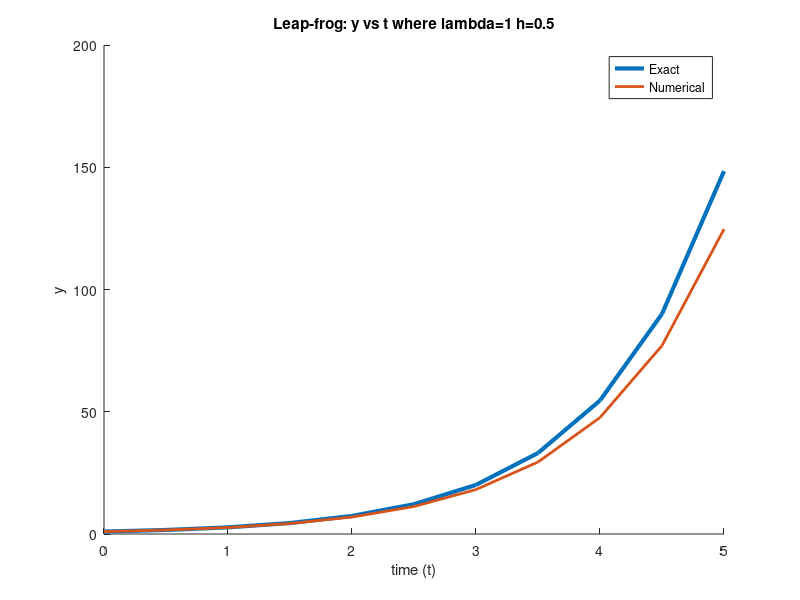
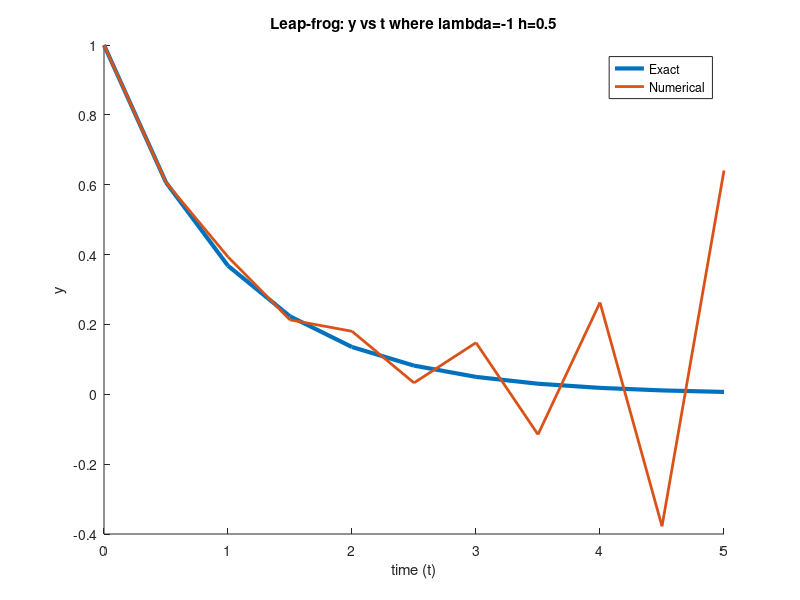
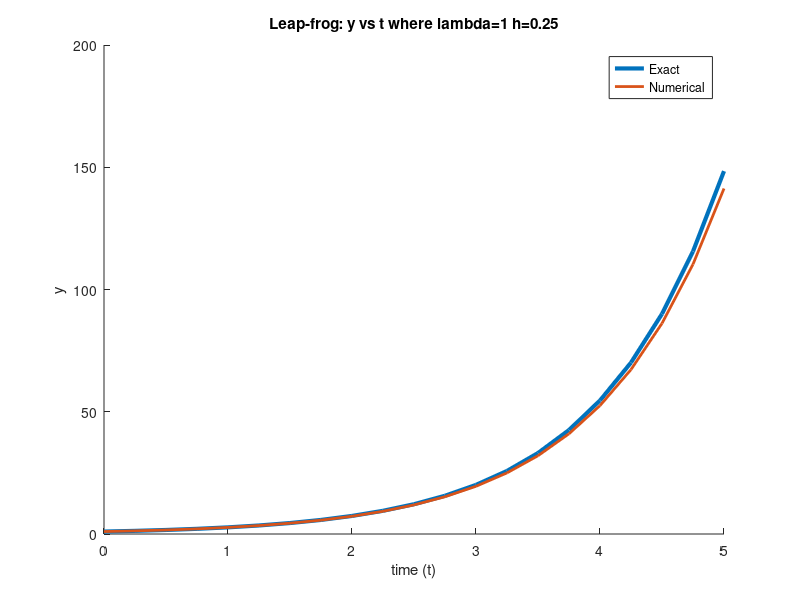
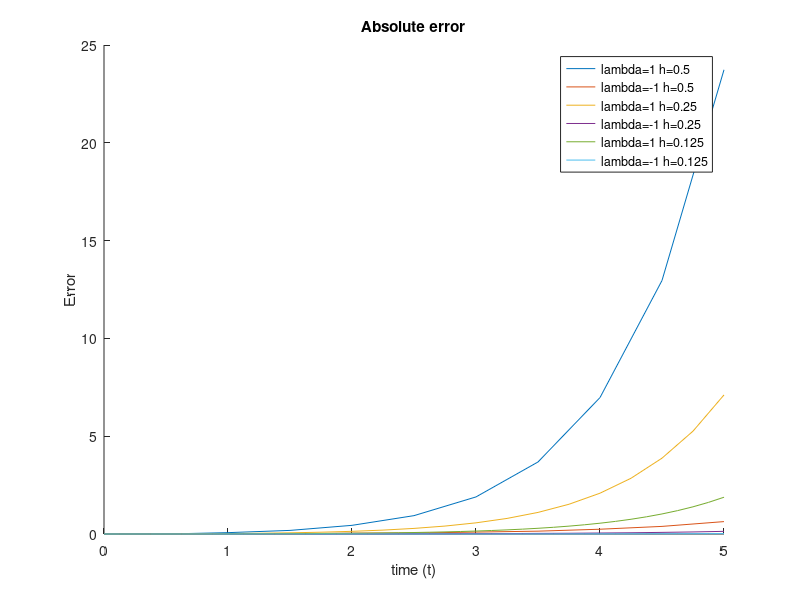

These charts were generated, in order, by the following MATLAB code:
%LEAP FROG METHOD 

clear all; 
close all;
 
h = [0.5 .25 .125]; %time step size 
lambda = [1 -1]; %changing lambda 

y = @(t, l) exp(l*t);

legendInfo = cell(length(h)*length(lambda),1);

for i=1:length(h)
    
    t = 0:h(i):5; %time 
    u = t; %initialize u with length of time  
    
    err = t; %initialize error 

    for l = 1:length(lambda)       
        %initial conditions 
        u(1) = 1;
        u(2) = exp(h(i)*lambda(l));
        
        %initial error 
        err(1) = 0;
        err(2) = abs(u(2) - y(t(2),lambda(l)));
        
        %Leap-frog method 
        for j = 2:length(t)-1
            u(j+1) = u(j-1) + 2*h(i)*lambda(l)*u(j);
            err(j+1) = abs(u(j+1) - y(t(j+1),lambda(l))); 
        end
        
        %Plotting the graphs 
        figure 
        hold on
        plot(t, y(t,lambda(l)), 'linewidth', 3);
        plot(t, u,'linewidth',2); 
        title(['Leap-frog: y vs t where lambda=',num2str(lambda(l)),' h=',num2str(h(i))]);
        xlabel('time (t)');
        ylabel('y');
        legend('Exact', 'Numerical');
        
        figure(4)
        hold on
        plot(t, err);
        legendInfo{(i-1)*length(lambda)+l} = ['lambda=',num2str(lambda(l)),' h=',num2str(h(i))];

    end    
end

figure(4)
legend(legendInfo);
title('Absolute error');
xlabel('time (t)');
ylabel('Error');